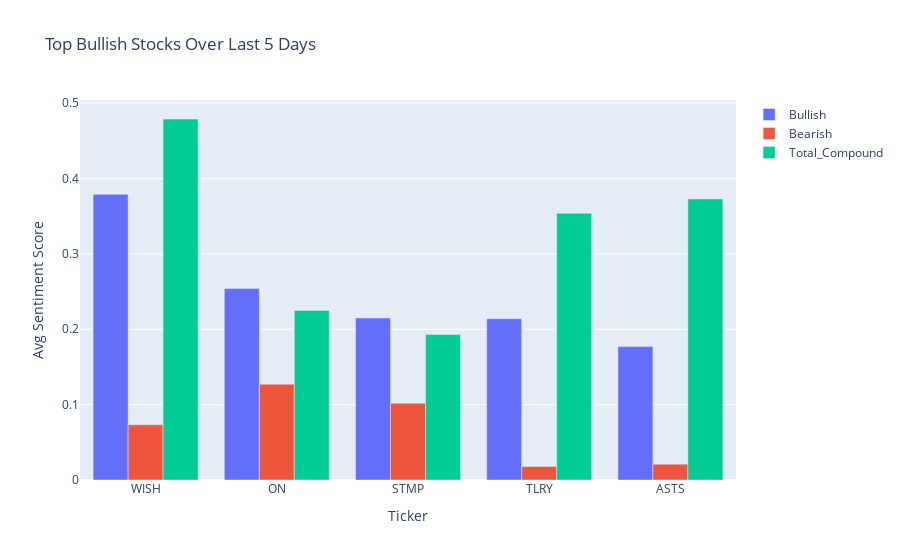

Notebook cell for this chart:
### Code cell
# Plot results
def plot_average_sentiment():
    fig = go.Figure(data = [
        go.Bar(name='Bullish', x=summary_data.head()['stock'], y=summary_data.head()['Bullish']),
        go.Bar(name='Bearish', x=summary_data.head()['stock'], y=summary_data.head()['Bearish']),
        go.Bar(name='Total_Compound', x=summary_data.head()['stock'], y=summary_data.head()['Total_Compound'])
    ])

    fig.update_layout(title=f'Top Bullish Stocks Over Last 5 Days',
        xaxis_title='Ticker',
        yaxis_title='Avg Sentiment Score')

    fig.show()

plot_average_sentiment()

### Figure 1 — Plotly figure (JSON) as saved in the notebook; plotly's stock layout.template omitted (floating-point values rounded to 4 significant figures)
{"data": [{"name": "Bullish", "type": "bar", "x": ["WISH", "ON", "STMP", "TLRY", "ASTS"], "y": [0.379, 0.254, 0.215, 0.214, 0.177]}, {"name": "Bearish", "type": "bar", "x": ["WISH", "ON", "STMP", "TLRY", "ASTS"], "y": [0.07325, 0.127, 0.102, 0.018, 0.021]}, {"name": "Total_Compound", "type": "bar", "x": ["WISH", "ON", "STMP", "TLRY", "ASTS"], "y": [0.479, 0.225, 0.193, 0.354, 0.373]}], "layout": {"title": {"text": "Top Bullish Stocks Over Last 5 Days"}, "xaxis": {"title": {"text": "Ticker"}}, "yaxis": {"title": {"text": "Avg Sentiment Score"}}}}
